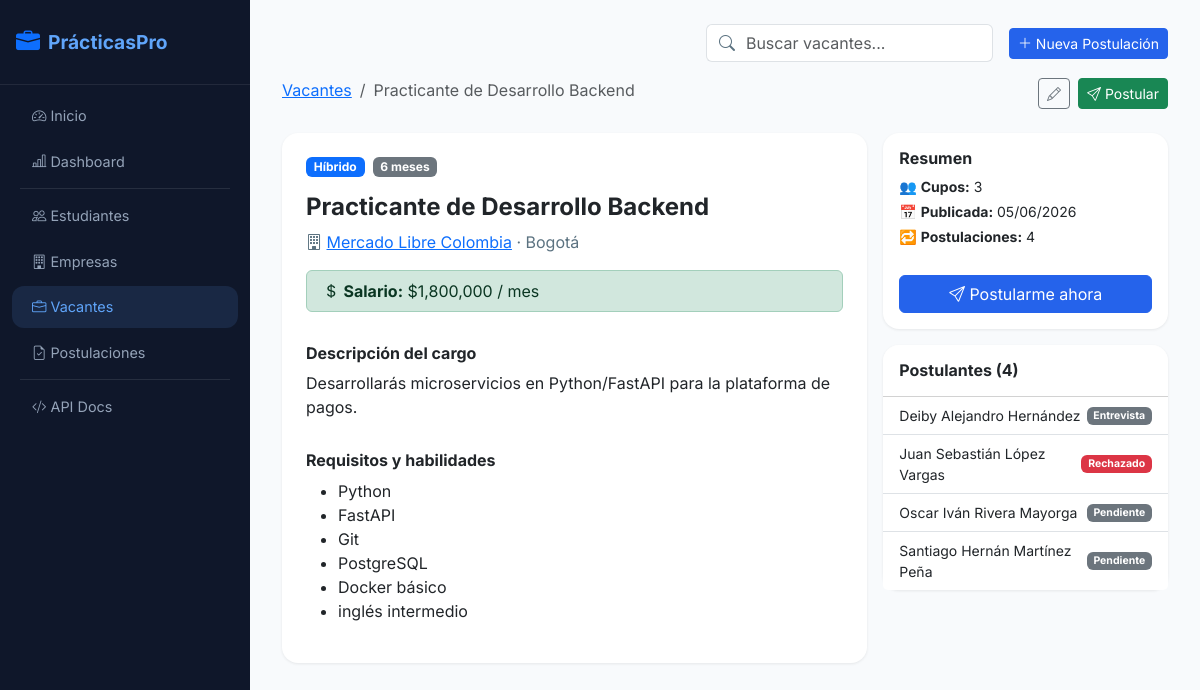
Screenshot of /vacantes/1 with the database file from the repository.
### app/models/models.py (models this page shows)
class Vacante(Base):
    __tablename__ = "vacantes"
    id           = Column(Integer, primary_key=True, index=True)
    titulo       = Column(String(150), nullable=False, index=True)
    descripcion  = Column(Text, nullable=False)
    requisitos   = Column(Text)
    salario      = Column(Numeric(12, 2))
    modalidad    = Column(SAEnum(ModalidadEnum), nullable=False)
    duracion_meses = Column(Integer, default=6)
    cupos        = Column(Integer, default=1)
    activa       = Column(Boolean, default=True)
    empresa_id   = Column(Integer, ForeignKey("empresas.id"), nullable=False)
    created_at   = Column(DateTime, default=datetime.utcnow)
    updated_at   = Column(DateTime, default=datetime.utcnow, onupdate=datetime.utcnow)
    empresa      = relationship("Empresa", back_populates="vacantes")
    postulaciones = relationship("Postulacion", back_populates="vacante", cascade="all, delete-orphan")

class Empresa(Base):
    __tablename__ = "empresas"
    id          = Column(Integer, primary_key=True, index=True)
    nombre      = Column(String(150), nullable=False, index=True)
    nit         = Column(String(20), unique=True, nullable=False)
    sector      = Column(SAEnum(SectorEnum), nullable=False)
    ciudad      = Column(String(80), nullable=False)
    direccion   = Column(String(200))
    sitio_web   = Column(String(200))
    descripcion = Column(Text)
    logo        = Column(String(500))   # URL Cloudinary
    contacto_nombre = Column(String(100))
    contacto_email  = Column(String(150))
    activo      = Column(Boolean, default=True)
    created_at  = Column(DateTime, default=datetime.utcnow)
    updated_at  = Column(DateTime, default=datetime.utcnow, onupdate=datetime.utcnow)
    vacantes    = relationship("Vacante", back_populates="empresa", cascade="all, delete-orphan")

class Postulacion(Base):
    __tablename__ = "postulaciones"
    id              = Column(Integer, primary_key=True, index=True)
    estudiante_id   = Column(Integer, ForeignKey("estudiantes.id"), nullable=False)
    vacante_id      = Column(Integer, ForeignKey("vacantes.id"), nullable=False)
    estado          = Column(SAEnum(EstadoPostulacionEnum), default=EstadoPostulacionEnum.pendiente)
    carta_motivacion = Column(Text)
    notas_evaluador  = Column(Text)
    fecha_postulacion = Column(DateTime, default=datetime.utcnow)
    updated_at       = Column(DateTime, default=datetime.utcnow, onupdate=datetime.utcnow)
    estudiante  = relationship("Estudiante", back_populates="postulaciones")
    vacante     = relationship("Vacante", back_populates="postulaciones")

class Estudiante(Base):
    __tablename__ = "estudiantes"
    id           = Column(Integer, primary_key=True, index=True)
    nombre       = Column(String(100), nullable=False)
    correo       = Column(String(150), unique=True, nullable=False, index=True)
    semestre     = Column(Integer, nullable=False)
    programa     = Column(String(100), default="Ingeniería de Sistemas")
    telefono     = Column(String(20))
    ciudad       = Column(String(80), default="Bogotá")
    foto_perfil  = Column(String(500))
    hoja_vida    = Column(String(500))   # PDF en Cloudinary
    activo       = Column(Boolean, default=True)
    created_at   = Column(DateTime, default=datetime.utcnow)
    updated_at   = Column(DateTime, default=datetime.utcnow, onupdate=datetime.utcnow)
    postulaciones = relationship("Postulacion", back_populates="estudiante", cascade="all, delete-orphan")

### app/routers/vacantes.py (the view)
@router.get("/{id}", response_class=HTMLResponse)
async def detalle_vacante(request: Request, id: int, db: Session = Depends(get_db)):
    vacante = VacanteRepository.obtener(db, id)
    if not vacante:
        raise HTTPException(status_code=404)
    return templates.TemplateResponse("vacantes/detalle.html", {
        "request": request, "vacante": vacante,
    })

### app/templates/vacantes/detalle.html (shortened to what this page needs)
{% extends "partials/base.html" %}
{% block content %}
<div class="d-flex justify-content-between mb-4">
  <nav aria-label="breadcrumb">
    <ol class="breadcrumb mb-1"><li class="breadcrumb-item"><a href="/vacantes/">Vacantes</a></li>
    <li class="breadcrumb-item active">{{ vacante.titulo }}</li></ol>
  </nav>
  <div class="d-flex gap-2">
    <a href="/vacantes/{{ vacante.id }}/editar" class="btn btn-outline-secondary btn-sm"><i class="bi bi-pencil"></i></a>
    <a href="/postulaciones/nueva/form?vacante_id={{ vacante.id }}" class="btn btn-success btn-sm"><i class="bi bi-send"></i> Postular</a>
  </div>
</div>
<div class="row g-3">
  <div class="col-md-8">
    <div class="card p-4 mb-3">
      <div class="d-flex align-items-center gap-2 mb-3">
        <span class="badge bg-primary">{{ vacante.modalidad.value }}</span>
        <span class="badge bg-secondary">{{ vacante.duracion_meses }} meses</span>
      </div>
      <h4 class="fw-bold">{{ vacante.titulo }}</h4>
      {% if vacante.empresa %}
      <p class="text-muted"><i class="bi bi-building"></i> <a href="/empresas/{{ vacante.empresa.id }}">{{ vacante.empresa.nombre }}</a> · {{ vacante.empresa.ciudad }}</p>
      {% endif %}
      {% if vacante.salario %}
      <div class="alert alert-success py-2"><i class="bi bi-currency-dollar"></i> <strong>Salario:</strong> ${{ "{:,.0f}".format(vacante.salario) }} / mes</div>
      {% endif %}
      <h6 class="fw-bold mt-3">Descripción del cargo</h6>
      <p>{{ vacante.descripcion }}</p>
      {% if vacante.requisitos %}
      <h6 class="fw-bold mt-3">Requisitos y habilidades</h6>
      <ul>{% for req in vacante.requisitos.split(',') %}<li>{{ req.strip() }}</li>{% endfor %}</ul>
      {% endif %}
    </div>
  </div>
  <div class="col-md-4">
    <div class="card p-3 mb-3">
      <h6 class="fw-bold">Resumen</h6>
      <ul class="list-unstyled small">
        <li class="mb-1">👥 <strong>Cupos:</strong> {{ vacante.cupos }}</li>
        <li class="mb-1">📅 <strong>Publicada:</strong> {{ vacante.created_at.strftime('%d/%m/%Y') }}</li>
        <li class="mb-1">🔁 <strong>Postulaciones:</strong> {{ vacante.postulaciones | length }}</li>
      </ul>
      <a href="/postulaciones/nueva/form?vacante_id={{ vacante.id }}" class="btn btn-primary w-100 mt-2">
        <i class="bi bi-send"></i> Postularme ahora
      </a>
    </div>
    <div class="card">
      <div class="card-header bg-white py-3"><h6 class="fw-bold mb-0">Postulantes ({{ vacante.postulaciones|length }})</h6></div>
      <ul class="list-group list-group-flush small">
        {% for p in vacante.postulaciones %}
        <li class="list-group-item d-flex justify-content-between align-items-center">
          {{ p.estudiante.nombre if p.estudiante else '—' }}
          <span class="badge bg-{{ 'success' if p.estado.value=='Aceptado' else 'danger' if p.estado.value=='Rechazado' else 'secondary' }}">{{ p.estado.value }}</span>
        </li>
        {% else %}
        <li class="list-group-item text-muted text-center py-3">Sin postulantes aún</li>
        {% endfor %}
      </ul>
    </div>
  </div>
</div>
{% endblock %}

### app/static/css/custom.css (style rules this page uses)
:root { --pp-primary: #2563eb; --pp-secondary: #6d28d9; --pp-surface: #ffffff; --pp-surface-alt: #f8fbff; --pp-text: #0f172a; --pp-muted: #64748b; --pp-border: rgba(37, 99, 235, 0.12); }
body { font-family: 'Inter', sans-serif; background: linear-gradient(180deg, #f8fbff 0%, #eef2ff 100%); color: var(--pp-text); }
.card, .hero-card, .overview-card { border-radius: 1.35rem; box-shadow: 0 22px 60px rgba(15, 23, 42, 0.08); border: 1px solid rgba(148, 163, 184, 0.12); }
.btn-primary { background-color: var(--pp-primary); border-color: var(--pp-primary); }
.text-muted { color: #5b7280 !important; }

### app/templates/partials/base.html (style rules this page uses)
:root { --pp-primary: #2563eb; --pp-secondary: #7c3aed; --pp-success: #059669; --pp-warning: #d97706; --pp-danger: #dc2626; --pp-dark: #0f172a; --pp-bg: #f8fafc; }
body { font-family: 'Inter', sans-serif; background: var(--pp-bg); color: #1e293b; }
.card { border: none; border-radius: 1rem; box-shadow: 0 1px 3px rgba(0,0,0,.08); }
.card-header { border-radius: 1rem 1rem 0 0 !important; font-weight: 600; }

### rows the page displays
Vacante: titulo "Practicante de Desarrollo Backend", modalidad.value "Híbrido", duracion_meses "6", salario "1,800,000", descripcion "Desarrollarás microservicios en Python/FastAPI para la plataforma de pagos.", cupos "3", created_at "05/06/2026"
Empresa: empresa.nombre "Mercado Libre Colombia", empresa.ciudad "Bogotá"
Postulacion: estudiante "Deiby Alejandro Hernández", estado.value "Entrevista"
Postulacion: estudiante "Juan Sebastián López Vargas", estado.value "Rechazado"
Postulacion: estudiante "Oscar Iván Rivera Mayorga", estado.value "Pendiente"
Postulacion: estudiante "Santiago Hernán Martínez Peña", estado.value "Pendiente"

### other values shown
{{ req.strip() }} "Python" "FastAPI" "Git" "PostgreSQL" "Docker básico" "inglés intermedio"
{{ vacante.postulaciones | length }} "4"
{{ vacante.postulaciones|length }} "4"
